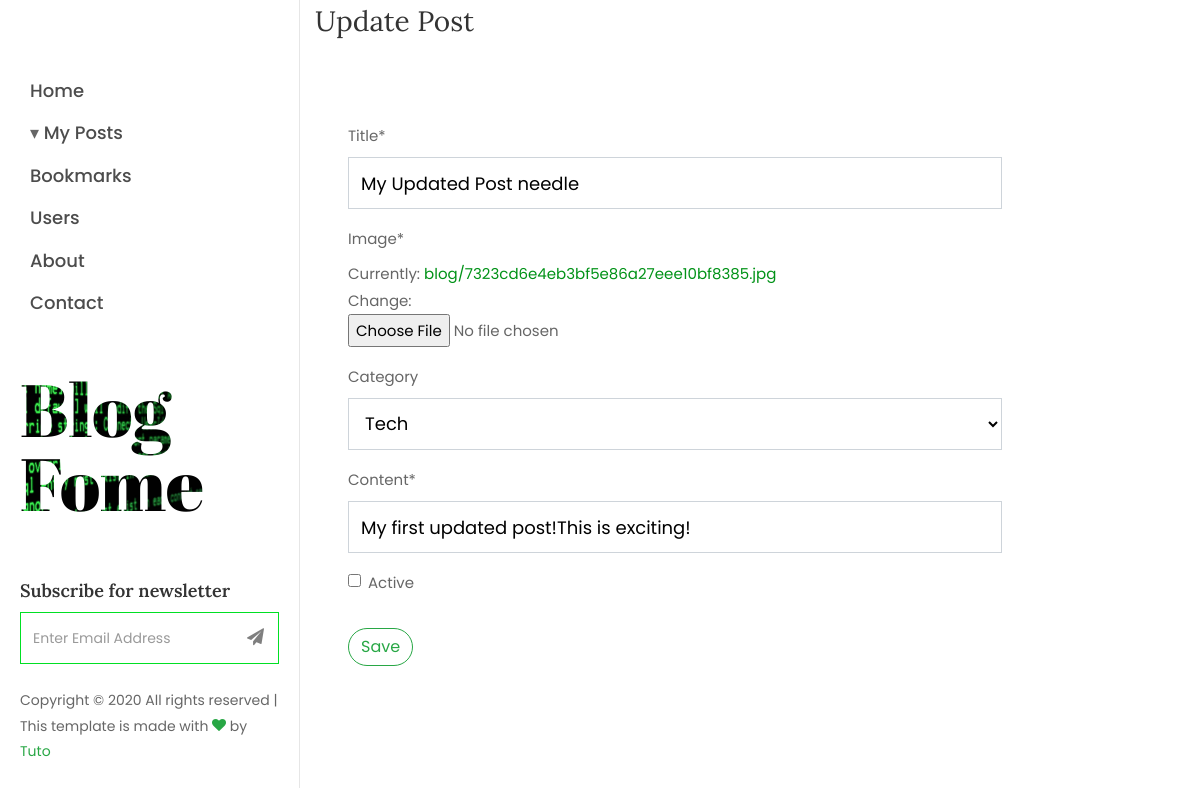
The app's page /posts/7/update/ (signed in), older data.
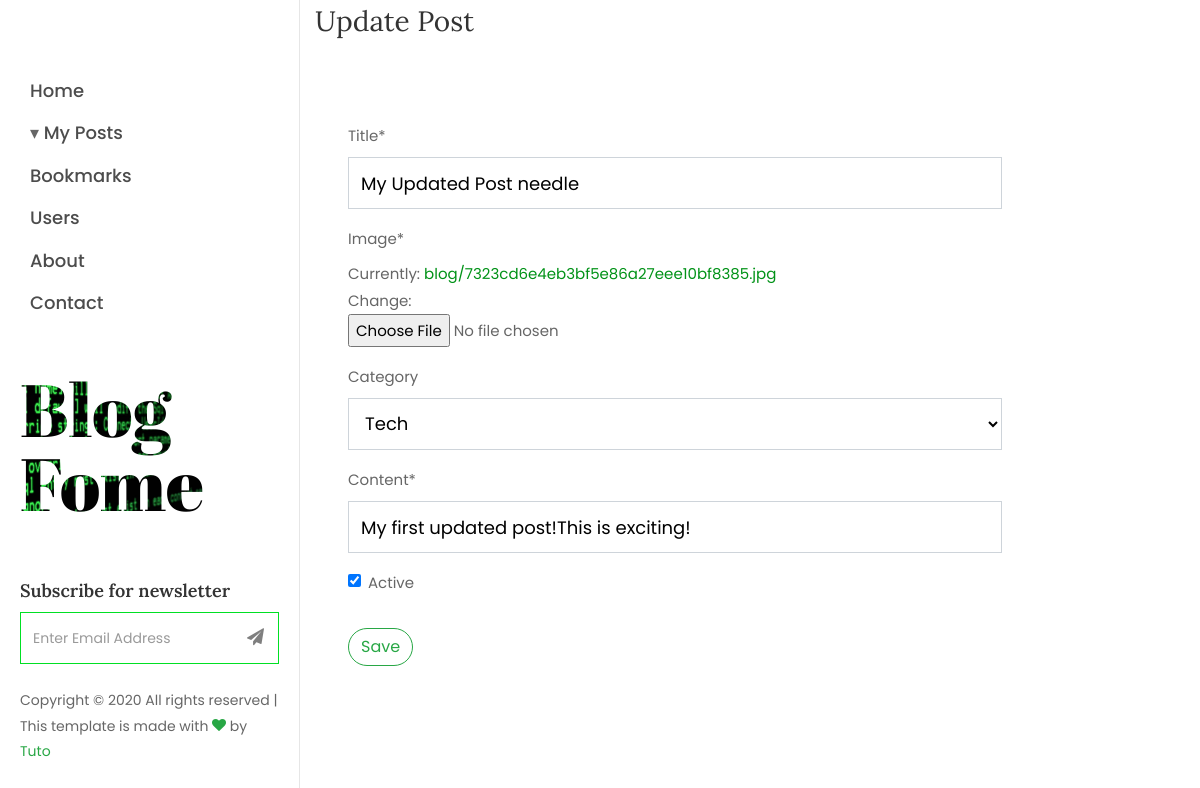
The same page, newer data.
### blog/models.py (models this page shows, shortened)
class Post(models.Model):
    author = models.ForeignKey(User, on_delete=models.CASCADE, related_name='posts')
    category = models.ForeignKey(Category, on_delete=models.SET_NULL, null=True, blank=True, related_name='posts')
    title = models.CharField(max_length=255)
    image = models.ImageField(upload_to='blog/', default='default_post.jpg')
    content = models.TextField()
    created_at = models.DateTimeField(auto_now_add=True)
    is_active = models.BooleanField(default=True)
    tags = TaggableManager(blank=True)
    views = models.IntegerField(default=0)
    objects = models.Manager()
    active = ActivePostManager()

### blog/views.py (the view, shortened to what this page needs)
# urls.py: path('posts/<int:pk>/update/', PostUpdateView.as_view(), name='post_update'),
class PostUpdateView(LoginRequiredMixin, UserPassesTestMixin, UpdateView):
    model = Post
    form_class = PostForm
    def test_func(self):
        post = self.get_object()
        if self.request.user == post.author:
            return True
        return False

### blog/forms.py
class PostForm(ModelForm):
    class Meta:
        model = Post
        fields = ['title', 'image', 'category', 'content', 'tags', 'is_active']
        labels = {
            'is_active': 'Active'
        }
        widgets = {
            'content': SummernoteWidget(),
        }

### blog/models.py (called while the page is built)
    def __str__(self):
        return self.name

### blog/templatetags/user_tags.py (called while the page is built)
@register.simple_tag
def get_notification_count(user):
    if user:
        return user.notifications.filter(read=False).count()
    return 0

### blog/templates/blog/post_form.html (shortened to what this page needs)
{% extends "blog/base/base.html" %}
{% load crispy_forms_tags %}
{% block content %}
    <section class="ftco-section ftco-no-pt ftco-no-pb">
        <div class="container">
            <div class="row d-flex contact-info">
                <div class="col-md-12 mb-4">
                    <h2 class="h3">{% if post.pk %}Update{% else %}New{% endif %} Post</h2>
                </div>
            </div>
            <div class="row d-flex">
                <div class="col-lg-10 px-md-5 py-5">
                    <form method="POST" novalidate>
                        <fieldset class="form-group">
                            {{ form | crispy }}
                        </fieldset>
                        <div class="form-group">
                            <button class="btn btn-outline-success" type="submit">Save</button>
                        </div>
                    </form>
                </div>
            </div>
        </div>
    </section>
{% endblock content %}

Row changes from the older to the newer data that the page shows:
changed Post "My Updated Post needle": is_active "☐" → "☑"
